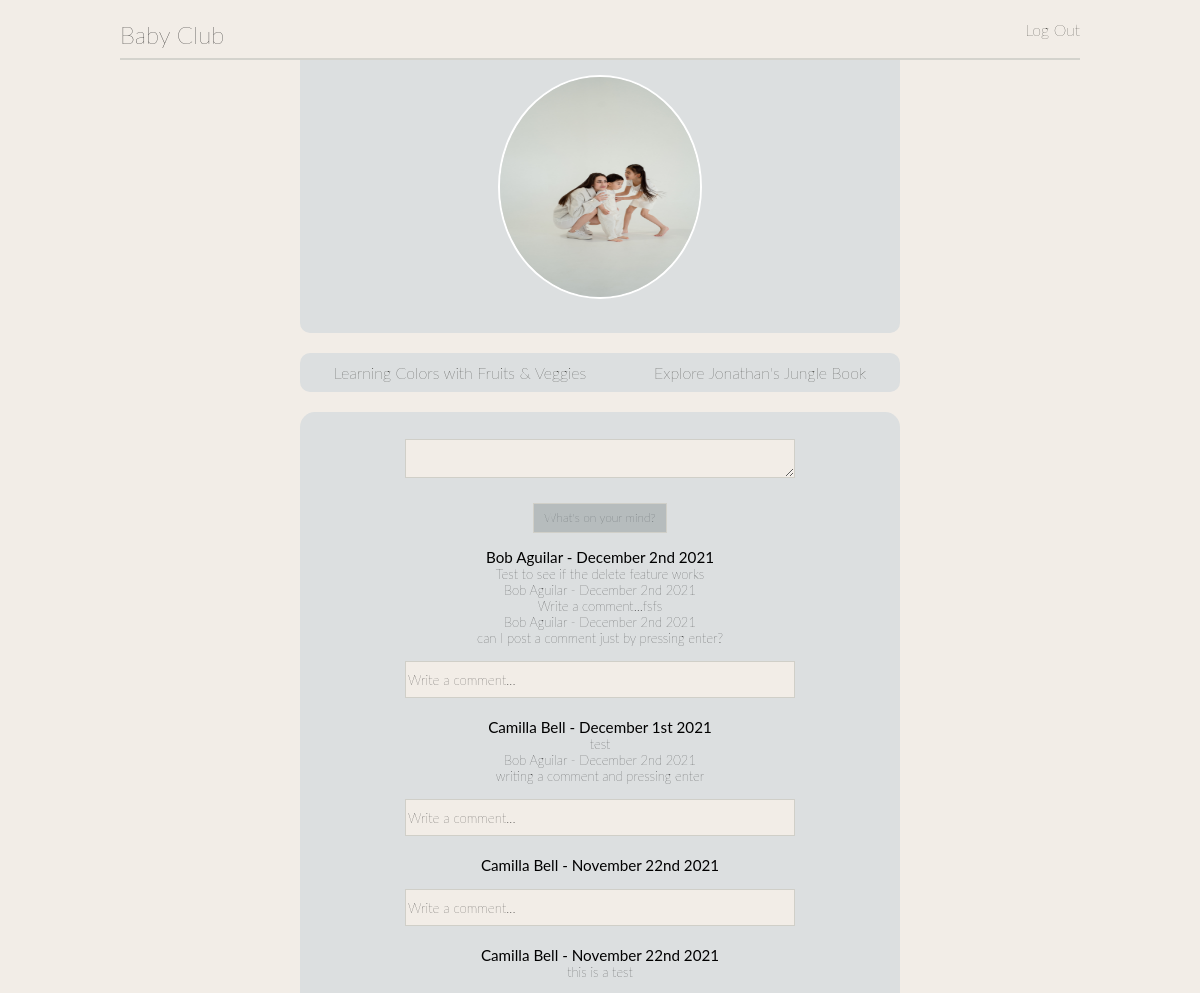
Before: /wall (upper part) with the older database file.
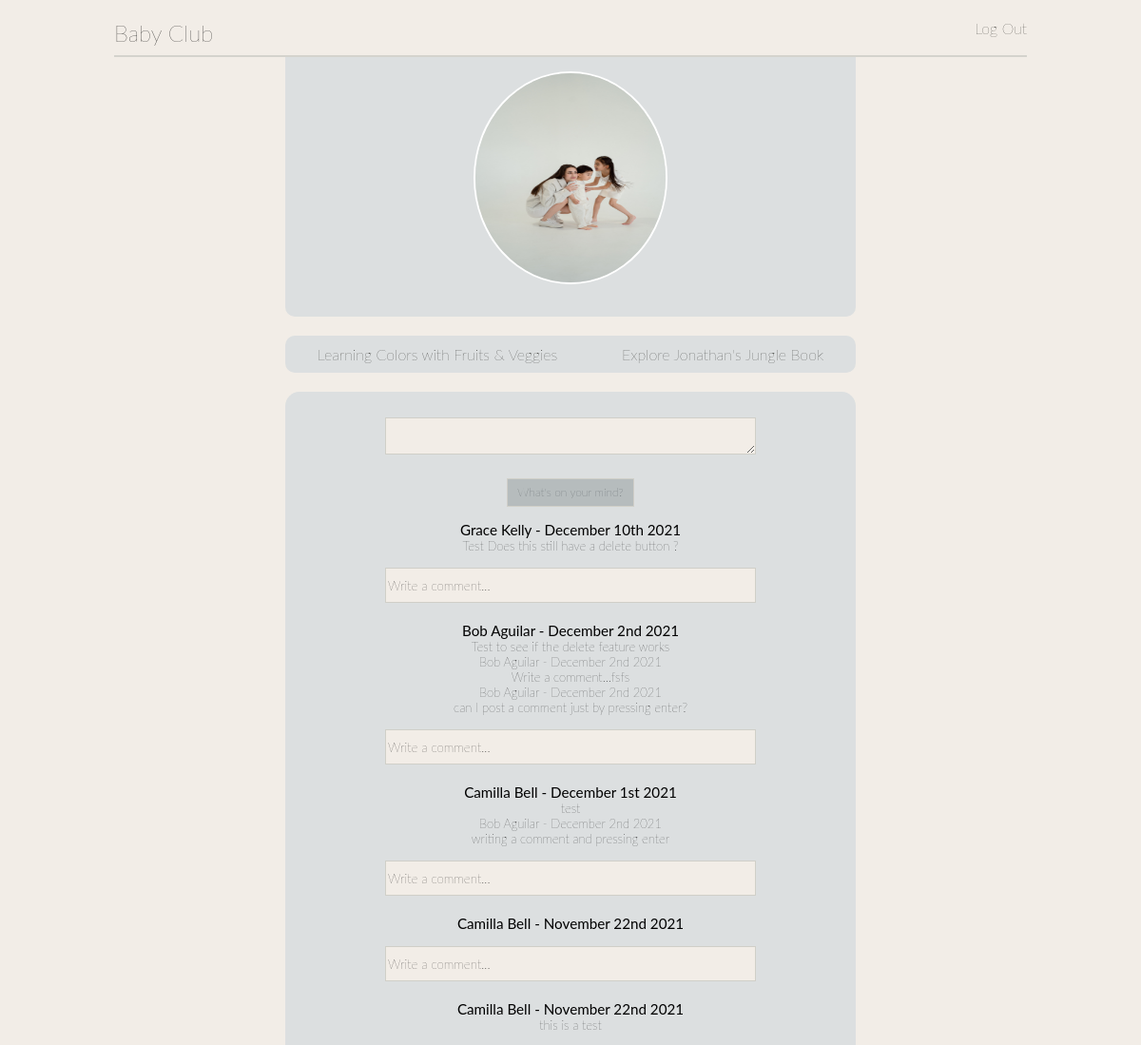
After: the same page with the newer database file.
### apps/jungle_app/models.py (models this page shows)
class Message(models.Model):
    message = models.TextField()
    messager = models.ForeignKey(User, related_name="messages_made", on_delete=models.CASCADE)
    created_at = models.DateTimeField(auto_now_add=True)
    updated_at = models.DateTimeField(auto_now=True)

class User(models.Model):
    first_name = models.CharField(max_length = 255)
    last_name = models.CharField(max_length=255)
    email = models.CharField(max_length=255)
    password = models.CharField(max_length=255)
    confirm_pw = models.CharField(max_length=255)
    created_at = models.DateTimeField(auto_now_add=True)
    updated_at = models.DateTimeField(auto_now=True)
    objects = UserManager()

class Comment(models.Model):
    comment = models.TextField()
    commentor = models.ForeignKey(User, related_name="comments_made", on_delete=models.CASCADE)
    post = models.ForeignKey(Message, related_name="post_comments", on_delete=models.CASCADE)
    created_at = models.DateTimeField(auto_now_add=True)
    updated_at = models.DateTimeField(auto_now=True)

### apps/jungle_app/views.py (the view)
# urls.py: url(r'^wall$', views.wall),
def wall(request):
    context = {
        'posts' : Message.objects.all(),
    }
    return render(request, 'jungle_app/wall.html', context)

### apps/jungle_app/templates/jungle_app/wall.html (shortened to what this page needs)
<!DOCTYPE html>
<html lang="en">
<head>
    {% load static %}
    <link rel="stylesheet" type="text/css" href="{% static 'jungle_app/css/wall.css' %}">
</head>
<body>
    <div id="container">
        <div id="header">
            <br>
            <br>
            <div id="headerboxes"><h2 id="name">Baby Club</h2></div>
            <div id=headerboxes><p style= "direction: rtl;"><a href="/logout">Log Out</a><h3></h3></div>
        </div>
   <div id="body">
            <div id="photo">
                {% load static %}
                <img src="{% static 'jungle_app/images/two_kids.jpg'%}" alt="My Image">
                <br>
            </div>
            <div id="navigation">
              <p><a href="/food">Learning Colors with Fruits & Veggies</a></p>
              <p><a href="/animals">Explore Jonathan's Jungle Book</a></p>
            </div>
             <div id="messages">
                 <div id="message_one">
                    <form action="/post" method="post">
                        <textarea id="messagebox" name="message" row="3" cols="80"></textarea>
                        <br>
                        <input id="msgbtn" type="submit" value="What's on your mind?">
                    </form>
                 </div>
                 <div id="message_one">
                    {% for post in posts reversed %}
                    <h3 id="postdetails"><b>{{post.messager.first_name}} {{post.messager.last_name}} - {{post.created_at|date:'F jS Y'}} </b></h3>
                    <p id="post">{{post.message}}</p>
                     {% for comment in post.post_comments.all %}
                     <h4 id="commentdetails">{{comment.commentor.first_name}} {{comment.commentor.last_name}} - {{comment.created_at|date:'F jS Y'}}</h4>
                     <p id="comment">{{comment.comment}} {% if comment.commentor.id == request.session.u_id %}<a href="/delcom/{{comment.id}}"><button>Delete</button></a> {% endif %}</p>
                     {% endfor %}
                 </div>
                 <div id="message_one">
                    <form action="/comment" method="post">
                        <input id ="commentbox" type="textarea" name="comment" row="3" value="Write a comment...">
                    </form>
                    {% endfor %}
                 </div>
            </div>
        </div>
        </div>
</body>
</html>

Changed rows visible on the page:
added Message: messager.first_name "Grace", messager.last_name "Kelly", created_at "December 10th 2021", message "Test Does this still have a delete button ?"
